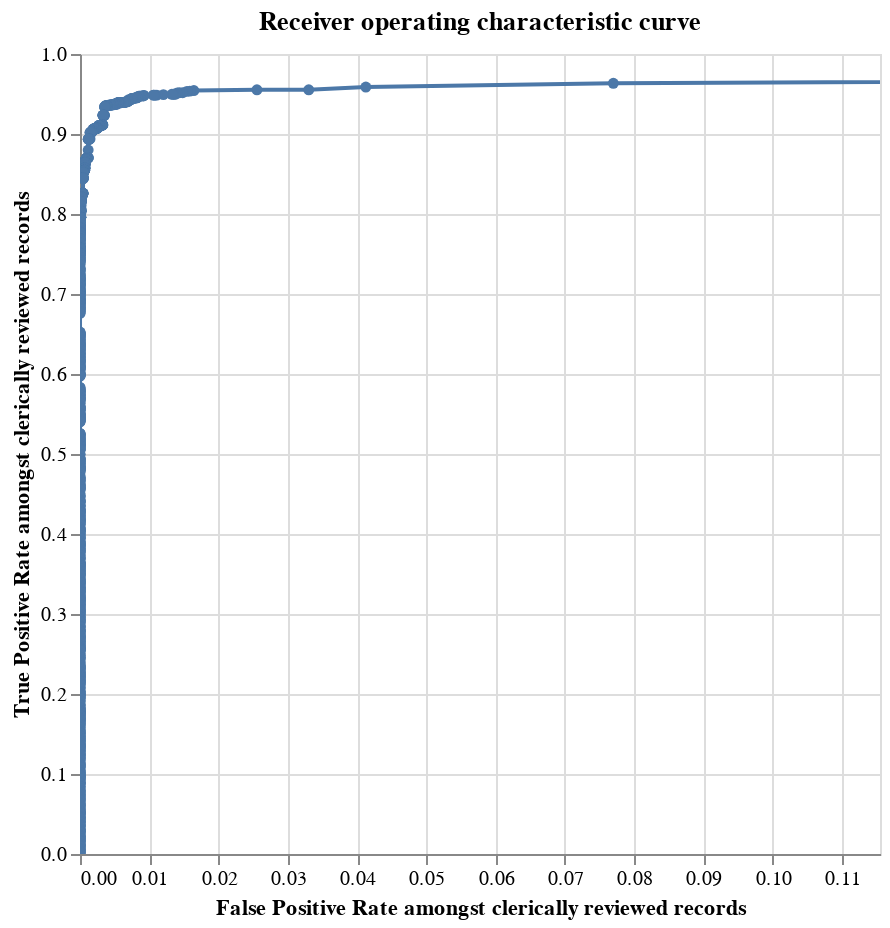

Notebook cell for this chart:
### Code cell
import altair as alt
alt.renderers.enable('mimetype')

from splink.truth import labels_with_splink_scores, roc_chart, precision_recall_chart
labels_sp = spark.createDataFrame(labels)
labels_and_scores = labels_with_splink_scores(labels_sp, df_e, "unique_id", spark, retain_all_cols=True)
roc_chart(labels_and_scores, spark)

### Figure 1 — Vega-Lite specification as saved in the notebook (floating-point values rounded to 4 significant figures; data arrays with more than 128 entries replaced by an {"elided": "..."} marker saying what was removed)
{"$schema": "https://vega.github.io/schema/vega-lite/v4.8.1.json", "config": {"view": {"continuousHeight": 300, "continuousWidth": 400}}, "data": {"name": "data-fadd0e93e9546856cbc745a99e65285d", "values": {"elided": "1470 records"}}, "encoding": {"tooltip": [{"field": "truth_threshold", "type": "quantitative"}, {"field": "FP_rate", "type": "quantitative"}, {"field": "TP_rate", "type": "quantitative"}, {"field": "TP", "type": "quantitative"}, {"field": "TN", "type": "quantitative"}, {"field": "FP", "type": "quantitative"}, {"field": "FN", "type": "quantitative"}, {"field": "precision", "type": "quantitative"}, {"field": "recall", "type": "quantitative"}], "x": {"field": "FP_rate", "scale": {"domain": [0, 0.1155]}, "sort": ["truth_threshold"], "title": "False Positive Rate amongst clerically reviewed records", "type": "quantitative"}, "y": {"field": "TP_rate", "sort": ["truth_threshold"], "title": "True Positive Rate amongst clerically reviewed records", "type": "quantitative"}}, "height": 400, "mark": {"clip": true, "point": true, "type": "line"}, "selection": {"selector076": {"bind": "scales", "encodings": ["x"], "type": "interval"}}, "title": "Receiver operating characteristic curve", "width": 400}
